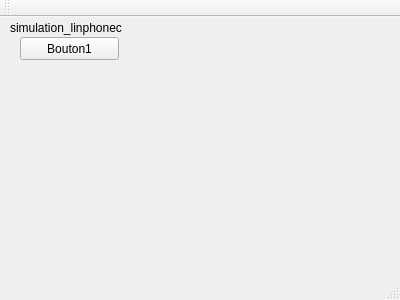
<?xml version="1.0" encoding="UTF-8"?>
<ui version="4.0">
 <class>simuLinphonec</class>
 <widget class="QMainWindow" name="simuLinphonec">
  <property name="geometry">
   <rect>
    <x>0</x>
    <y>0</y>
    <width>400</width>
    <height>300</height>
   </rect>
  </property>
  <property name="windowTitle">
   <string>simuLinphonec</string>
  </property>
  <widget class="QWidget" name="centralWidget">
   <widget class="QPushButton" name="pushButton">
    <property name="geometry">
     <rect>
      <x>20</x>
      <y>20</y>
      <width>99</width>
      <height>23</height>
     </rect>
    </property>
    <property name="text">
     <string>Bouton1</string>
    </property>
   </widget>
   <widget class="QLabel" name="label">
    <property name="geometry">
     <rect>
      <x>10</x>
      <y>0</y>
      <width>151</width>
      <height>21</height>
     </rect>
    </property>
    <property name="text">
     <string>simulation_linphonec</string>
    </property>
   </widget>
  </widget>
  <widget class="QMenuBar" name="menuBar">
   <property name="geometry">
    <rect>
     <x>0</x>
     <y>0</y>
     <width>400</width>
     <height>20</height>
    </rect>
   </property>
  </widget>
  <widget class="QToolBar" name="mainToolBar">
   <attribute name="toolBarArea">
    <enum>TopToolBarArea</enum>
   </attribute>
   <attribute name="toolBarBreak">
    <bool>false</bool>
   </attribute>
  </widget>
  <widget class="QStatusBar" name="statusBar"/>
 </widget>
 <layoutdefault spacing="6" margin="11"/>
 <resources/>
 <connections/>
</ui>
